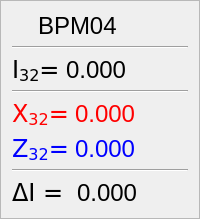
           <widget class="QFrame" name="frame_4">
            <property name="sizePolicy">
             <sizepolicy hsizetype="Preferred" vsizetype="Preferred">
              <horstretch>0</horstretch>
              <verstretch>0</verstretch>
             </sizepolicy>
            </property>
            <property name="frameShape">
             <enum>QFrame::StyledPanel</enum>
            </property>
            <property name="frameShadow">
             <enum>QFrame::Raised</enum>
            </property>
            <layout class="QVBoxLayout" name="verticalLayout_9">
             <item>
              <layout class="QHBoxLayout" name="horizontalLayout_4">
               <item>
                <widget class="QLabel" name="status_4">
                 <property name="sizePolicy">
                  <sizepolicy hsizetype="Minimum" vsizetype="Minimum">
                   <horstretch>0</horstretch>
                   <verstretch>0</verstretch>
                  </sizepolicy>
                 </property>
                 <property name="maximumSize">
                  <size>
                   <width>20</width>
                   <height>20</height>
                  </size>
                 </property>
                 <property name="font">
                  <font>
                   <family>DejaVu Sans</family>
                   <pointsize>18</pointsize>
                  </font>
                 </property>
                 <property name="toolTip">
                  <string>Status</string>
                 </property>
                 <property name="styleSheet">
                  <string notr="true">color: rgb(0, 0, 0);</string>
                 </property>
                 <property name="text">
                  <string/>
                 </property>
                </widget>
               </item>
               <item>
                <widget class="QLabel" name="BPM_4_label">
                 <property name="sizePolicy">
                  <sizepolicy hsizetype="Minimum" vsizetype="Minimum">
                   <horstretch>0</horstretch>
                   <verstretch>0</verstretch>
                  </sizepolicy>
                 </property>
                 <property name="font">
                  <font>
                   <pointsize>18</pointsize>
                  </font>
                 </property>
                 <property name="toolTip">
                  <string>BPM-name</string>
                 </property>
                 <property name="styleSheet">
                  <string notr="true">color: rgb(0, 0, 0);</string>
                 </property>
                 <property name="text">
                  <string>&lt;html&gt;&lt;head/&gt;&lt;body&gt;&lt;p&gt;BPM04&lt;/p&gt;&lt;/body&gt;&lt;/html&gt;</string>
                 </property>
                </widget>
               </item>
              </layout>
             </item>
             <item>
              <widget class="Line" name="line_10">
               <property name="orientation">
                <enum>Qt::Horizontal</enum>
               </property>
              </widget>
             </item>
             <item>
              <layout class="QFormLayout" name="formLayout_15">
               <item row="0" column="0">
                <widget class="QLabel" name="i_label_4">
                 <property name="sizePolicy">
                  <sizepolicy hsizetype="Minimum" vsizetype="Minimum">
                   <horstretch>0</horstretch>
                   <verstretch>0</verstretch>
                  </sizepolicy>
                 </property>
                 <property name="font">
                  <font>
                   <family>DejaVu Sans</family>
                   <pointsize>18</pointsize>
                  </font>
                 </property>
                 <property name="toolTip">
                  <string>I-magnitude</string>
                 </property>
                 <property name="styleSheet">
                  <string notr="true">color: rgb(0, 0, 0);</string>
                 </property>
                 <property name="text">
                  <string>&lt;html&gt;&lt;head/&gt;&lt;body&gt;&lt;p&gt;I&lt;span style=&quot; vertical-align:sub;&quot;&gt;32&lt;/span&gt;=&lt;/p&gt;&lt;/body&gt;&lt;/html&gt;</string>
                 </property>
                </widget>
               </item>
               <item row="0" column="1">
                <widget class="QLabel" name="value_I_4">
                 <property name="sizePolicy">
                  <sizepolicy hsizetype="Minimum" vsizetype="Minimum">
                   <horstretch>0</horstretch>
                   <verstretch>0</verstretch>
                  </sizepolicy>
                 </property>
                 <property name="font">
                  <font>
                   <pointsize>18</pointsize>
                  </font>
                 </property>
                 <property name="toolTip">
                  <string>I-magnitude value</string>
                 </property>
                 <property name="styleSheet">
                  <string notr="true">color: rgb(0, 0, 0);</string>
                 </property>
                 <property name="text">
                  <string>0.000</string>
                 </property>
                 <property name="alignment">
                  <set>Qt::AlignLeading|Qt::AlignLeft|Qt::AlignVCenter</set>
                 </property>
                </widget>
               </item>
              </layout>
             </item>
             <item>
              <widget class="Line" name="line_11">
               <property name="orientation">
                <enum>Qt::Horizontal</enum>
               </property>
              </widget>
             </item>
             <item>
              <layout class="QFormLayout" name="formLayout_16">
               <item row="0" column="0">
                <widget class="QLabel" name="x_label_4">
                 <property name="sizePolicy">
                  <sizepolicy hsizetype="Minimum" vsizetype="Minimum">
                   <horstretch>0</horstretch>
                   <verstretch>0</verstretch>
                  </sizepolicy>
                 </property>
                 <property name="font">
                  <font>
                   <family>DejaVu Sans</family>
                   <pointsize>18</pointsize>
                  </font>
                 </property>
                 <property name="toolTip">
                  <string>X-magnitude</string>
                 </property>
                 <property name="styleSheet">
                  <string notr="true">color: rgb(255, 0, 0);</string>
                 </property>
                 <property name="text">
                  <string>&lt;html&gt;&lt;head/&gt;&lt;body&gt;&lt;p&gt;X&lt;span style=&quot; vertical-align:sub;&quot;&gt;32&lt;/span&gt;=&lt;/p&gt;&lt;/body&gt;&lt;/html&gt;</string>
                 </property>
                </widget>
               </item>
               <item row="0" column="1">
                <widget class="QLabel" name="value_x_4">
                 <property name="sizePolicy">
                  <sizepolicy hsizetype="Minimum" vsizetype="Minimum">
                   <horstretch>0</horstretch>
                   <verstretch>0</verstretch>
                  </sizepolicy>
                 </property>
                 <property name="font">
                  <font>
                   <pointsize>18</pointsize>
                  </font>
                 </property>
                 <property name="toolTip">
                  <string>X-magnitude value</string>
                 </property>
                 <property name="styleSheet">
                  <string notr="true">color: rgb(255, 0, 0);</string>
                 </property>
                 <property name="text">
                  <string>0.000</string>
                 </property>
                 <property name="alignment">
                  <set>Qt::AlignLeading|Qt::AlignLeft|Qt::AlignVCenter</set>
                 </property>
                </widget>
               </item>
              </layout>
             </item>
             <item>
              <layout class="QFormLayout" name="formLayout_17">
               <item row="0" column="0">
                <widget class="QLabel" name="z_label_4">
                 <property name="sizePolicy">
                  <sizepolicy hsizetype="Minimum" vsizetype="Minimum">
                   <horstretch>0</horstretch>
                   <verstretch>0</verstretch>
                  </sizepolicy>
                 </property>
                 <property name="font">
                  <font>
                   <family>DejaVu Sans</family>
                   <pointsize>18</pointsize>
                  </font>
                 </property>
                 <property name="toolTip">
                  <string>Z-magnitude</string>
                 </property>
                 <property name="styleSheet">
                  <string notr="true">color: rgb(0, 0, 255);</string>
                 </property>
                 <property name="text">
                  <string>&lt;html&gt;&lt;head/&gt;&lt;body&gt;&lt;p&gt;Z&lt;span style=&quot; vertical-align:sub;&quot;&gt;32&lt;/span&gt;=&lt;/p&gt;&lt;/body&gt;&lt;/html&gt;</string>
                 </property>
                </widget>
               </item>
               <item row="0" column="1">
                <widget class="QLabel" name="value_z_4">
                 <property name="sizePolicy">
                  <sizepolicy hsizetype="Minimum" vsizetype="Minimum">
                   <horstretch>0</horstretch>
                   <verstretch>0</verstretch>
                  </sizepolicy>
                 </property>
                 <property name="font">
                  <font>
                   <pointsize>18</pointsize>
                  </font>
                 </property>
                 <property name="toolTip">
                  <string>Z-magnitude value</string>
                 </property>
                 <property name="styleSheet">
                  <string notr="true">color: rgb(0, 0, 255);</string>
                 </property>
                 <property name="text">
                  <string>0.000</string>
                 </property>
                </widget>
               </item>
              </layout>
             </item>
             <item>
              <widget class="Line" name="line_12">
               <property name="orientation">
                <enum>Qt::Horizontal</enum>
               </property>
              </widget>
             </item>
             <item>
              <layout class="QFormLayout" name="formLayout_18">
               <item row="0" column="0">
                <widget class="QLabel" name="delta_label_4">
                 <property name="sizePolicy">
                  <sizepolicy hsizetype="Minimum" vsizetype="Minimum">
                   <horstretch>0</horstretch>
                   <verstretch>0</verstretch>
                  </sizepolicy>
                 </property>
                 <property name="font">
                  <font>
                   <family>DejaVu Sans</family>
                   <pointsize>18</pointsize>
                  </font>
                 </property>
                 <property name="toolTip">
                  <string/>
                 </property>
                 <property name="styleSheet">
                  <string notr="true">color: rgb(0, 0, 0);</string>
                 </property>
                 <property name="text">
                  <string>ΔI = </string>
                 </property>
                </widget>
               </item>
               <item row="0" column="1">
                <widget class="QLabel" name="delta_4">
                 <property name="sizePolicy">
                  <sizepolicy hsizetype="Minimum" vsizetype="Minimum">
                   <horstretch>0</horstretch>
                   <verstretch>0</verstretch>
                  </sizepolicy>
                 </property>
                 <property name="font">
                  <font>
                   <pointsize>18</pointsize>
                  </font>
                 </property>
                 <property name="toolTip">
                  <string/>
                 </property>
                 <property name="styleSheet">
                  <string notr="true">color: rgb(0, 0, 0);</string>
                 </property>
                 <property name="text">
                  <string>0.000</string>
                 </property>
                </widget>
               </item>
              </layout>
             </item>
            </layout>
           </widget>
